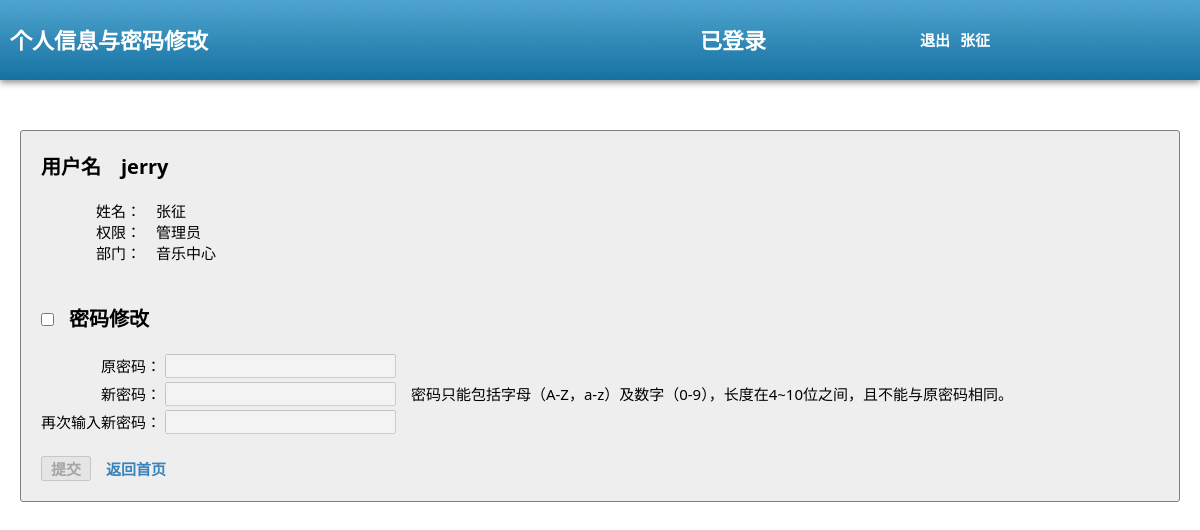
/calendar/profile.php?id=1 (signed in), run on the app's committed database.
### tables this page shows
CREATE TABLE IF NOT EXISTS `bk_staff` (
  `s_id` int(11) NOT NULL,
  `s_username` varchar(15) NOT NULL,
  `s_password1` varchar(50) NOT NULL,
  `s_name` varchar(15) NOT NULL,
  `s_right` int(11) NOT NULL,
  `s_rtitle` varchar(15) NOT NULL,
  `s_logged` int(11) NOT NULL,
  `s_pwresetted` int(11) NOT NULL,
  `s_dep` int(11) NOT NULL,
  `s_depname` varchar(15) NOT NULL
);

### calendar/profile.php (the view, shortened to what this page needs)
<!DOCTYPE html>
<html lang="en">
	<head>
		<link rel="stylesheet" href="styles/ui.css" media="all" />
	</head>
	<body>
		<?php
			echo "<header>";
			echo "<h1>个人信息与密码修改</h1>";
			echo "<div id='loginfo'>";
			include("conn.php");
			echo "</div>";
			echo "</header>";
			if(!empty($_GET['id'])) {
				$sql = "select * from bk_staff where s_id=" .$_GET['id'] ;
				$result = mysql_query($sql);
				if($row = mysql_fetch_array($result)) {
					?>
					<div class="nav1"></div>
					<div id="main">
						<div id="subform">
							<span class="subformtitle">用户名　<?php echo $row['s_username']; ?></span>
							<br><br>
							<span class="subformitem">姓名：</span><span class="subformcontent">　<?php echo $row['s_name']; ?></span>
							<br>
							<span class="subformitem">权限：</span><span class="subformcontent">　<?php echo $row['s_rtitle'];?></span>
							<br>
							<span class="subformitem">部门：</span><span class="subformcontent">　<?php echo $row['s_depname'];?></span>
							<br><br><br>
							<input type="checkbox" id="ckbox">　<label for="ckbox" class="subformtitle">密码修改</label>
							<br><br>
							<form action="changepw.php" method="post" id="pwchangeform">
								<span class="subformitem1">原密码：</span>
								<input type="password" disabled="disabled" name="ops" id="ops" class="inputstyle">　<span id="pOps"></span>
								<br>
								<span class="subformitem1">新密码：</span>
								<input type="password" disabled="disabled" name="ps1" id="ps1" class="inputstyle">　<span id="pPs1">密码只能包括字母（A-Z，a-z）及数字（0-9），长度在4~10位之间，且不能与原密码相同。</span>
								<br>
								<span class="subformitem1" disabled="disabled" >再次输入新密码：</span>
								<input type="password" disabled="disabled" name="ps2" id="ps2" class="inputstyle">　<span id="pPs2"></span>
								<br><br>
								<input type="submit" value="提交" id="sub" disabled="disabled">　<a href='calendar.php'>返回首页</a>　<span id="pSuccess"></span>
							</form>
						</div>
					</div>
					<?php
				}
			}
		?>
	</body>
</html>

### calendar/styles/ui.css (style rules this page uses)
* { padding:0;margin:0 }
html,body { font-family:"Microsoft YaHei", "微软雅黑", "Segoe UI", Verdana, Arial, "宋体", Simsun; font-size:12px;overflow-x:auto; width:100%; }
select,input { font-family:"Microsoft YaHei", "微软雅黑", "Segoe UI", Verdana, Arial, "宋体", Simsun; font-size:15px; }
h1,h2,h3,h4,h5,h6 { display:block; }
a { text-decoration:none; }
body { -webkit-text-size-adjust: none; -ms-touch-action: none; -webkit-overflow-scrolling: touch; }
header { width:100%; color:#fff; top:0; left:0; box-shadow: 0 3px 6px #999; background:url(../images/header_bg.gif); position:fixed; height:80px; overflow-x:hidden; overflow-y:hidden; }
header h1 { text-indent:10px; height:80px; line-height:80px; float:left; min-width:300px; font-size:22px; overflow:hidden; }
#loginfo { width:500px; height:80px; line-height:80px; padding:0 10px 0 0; position:absolute; right:0; top:0; overflow:hidden; }
#main { width:100%; float:left; }
#subform { border:solid 1px rgb(128, 128, 128); margin:0 auto; margin:50px 20px 0; padding:20px; border-radius:3px; background-color:#eee; font-size:15px; }
.subformtitle { font-size:20px; font-weight:bold; }
.subformitem { display:inline-block; width:100px; font-size:15px; text-align:right; height:20px; }
.subformitem1 { display:inline-block; width:120px; font-size:15px; text-align:right; height:20px; }
.subformcontent { font-size:15px; }
.inputstyle { padding-left:5px; margin:2px 0 2px 0; }
#sub { width:50px; font-weight:bold; }
#subform a { font-size:15px; font-weight:bold; color:rgb(56, 131, 186); }
#pSuccess { display:inline-block; padding:5px 10px; border-radius:3px; font-size:15px; }
.nav1 { width:100%; height:80px; clear:both; float:left; }

### data on the page
bk_staff: s_username "jerry", s_name "张征", s_rtitle "管理员", s_depname "音乐中心"

### other printed values
$_COOKIE['name'] "张征"
